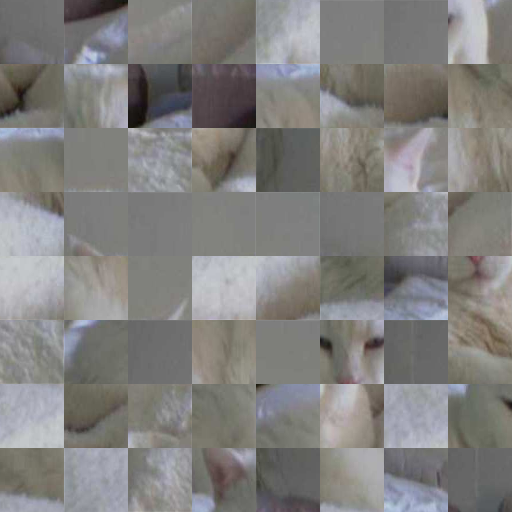
#> input picture codeforces/honorcup_2/1202.png, 512 x 512 px, found by its file name
$ python devtool.py 1202.png   (Python 2 division)
#> lines starting #> are read from the running program, lines starting #| are printed output that depends on the picture
#!/usr/bin/python

# imgtool.py: Danny Ruland
# Description: Inital image extraction tool; eventually to become a home for
# developmental functions that no longer fit inside the main program workflow

from PIL import Image
import os
import sys
import operator

isize = 512 #each image is 512x512 pixels - CONSTANT
box_size = 64 #32, 16 - SET BASED ON INPUT

def read_image(fname):
#> called with fname = '1202.png'
	try:
		fpath = os.getcwd() + "/tests/" + fname
		img = Image.open(fpath)
#> img is the input picture: PIL image 512x512 RGB; mean R, G, B 129.4, 128.2, 126.6
		return img
	except:
		return None


def split_image(img, fname):
	'''
	Splits an input image into individual fragments based on
	box_size and saves them as individual files in a directory
	'''
#> called with fname = '1202.png'
	try:
		dirname = os.getcwd() + '/tests/' + fname[:-4]
		os.mkdir(dirname)
	except:
		pass

	fpath = os.getcwd() + '/tests/' + fname[:-4] + '/'

	for i in range(isize/box_size):
		for j in range(isize/box_size):
			x0 = i * box_size
			x1 = x0 + box_size
			y0 = j * box_size
			y1 = y0 + box_size

			img_i = img.crop((x0, y0, x1, y1))
			img_name = fpath + str(i) + '-' + str(j) + '.png'
			img_i.save(img_name)
			img_i.close()
#> this loop made 8 passes
#> pass 1, in split_image, `img_i.save(img_name)`:
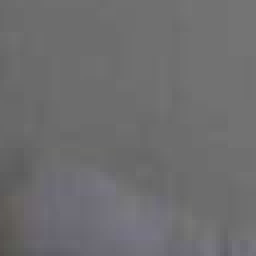
#> saved as 0-0.png: PIL image 64x64 RGB (shown 4 times larger); mean R, G, B 109.6, 109.3, 110.6
#> pass 1, in split_image, `img_i.save(img_name)`:
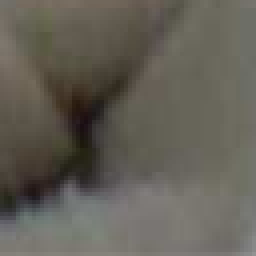
#> saved as 0-1.png: PIL image 64x64 RGB (shown 4 times larger); mean R, G, B 99.1, 95.4, 86.3
#> pass 1, in split_image, `img_i.save(img_name)`:
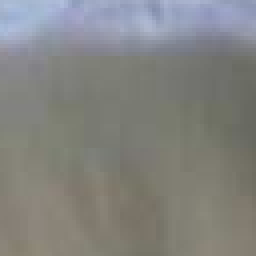
#> saved as 0-2.png: PIL image 64x64 RGB (shown 4 times larger); mean R, G, B 130.6, 131.1, 128.1
#> pass 1, in split_image, `img_i.save(img_name)`:
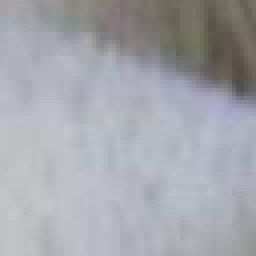
#> saved as 0-3.png: PIL image 64x64 RGB (shown 4 times larger); mean R, G, B 164.6, 166.6, 173.4


def image_splitter():
	fname = sys.argv[1]
	if len(fname) == 0:
		print "No filename given"
		sys.exit(0)

	img = read_image(fname)
	if img != None:
		img.show()
	else:
		print "Error opening file: %s" % fname
		sys.exit(0)

	split_image(img, fname)
	img.close()


# debug driver
if __name__=='__main__':
	image_splitter()

$ run again, on codeforces/honorcup_2/1204.png
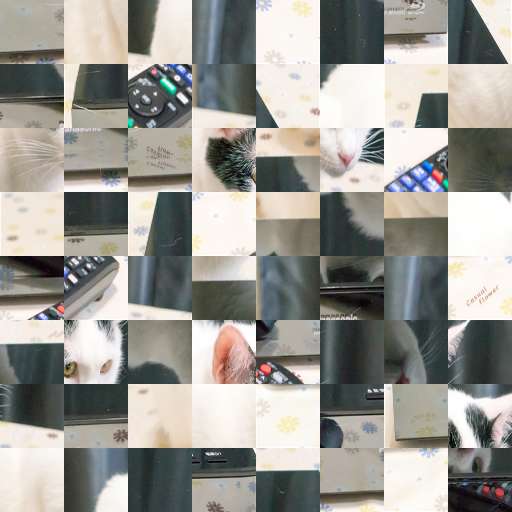
#> input picture codeforces/honorcup_2/1204.png, 512 x 512 px, found by its file name
#> in read_image, img is the input picture: PIL image 512x512 RGB; mean R, G, B 153.4, 152.2, 146.3
#> the loop in split_image, `for i in range(isize/box_size):` made 8 passes
#> pass 1, in split_image, `img_i.save(img_name)`:
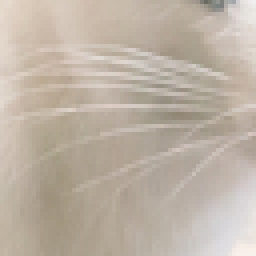
#> saved as 0-2.png: PIL image 64x64 RGB (shown 4 times larger); mean R, G, B 189.8, 178.3, 165.3
#> pass 1, in split_image, `img_i.save(img_name)`:
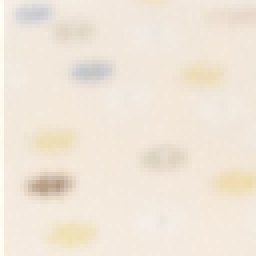
#> saved as 0-3.png: PIL image 64x64 RGB (shown 4 times larger); mean R, G, B 240.3, 229.9, 216.7

$ run again, on codeforces/honorcup_2/1205.png
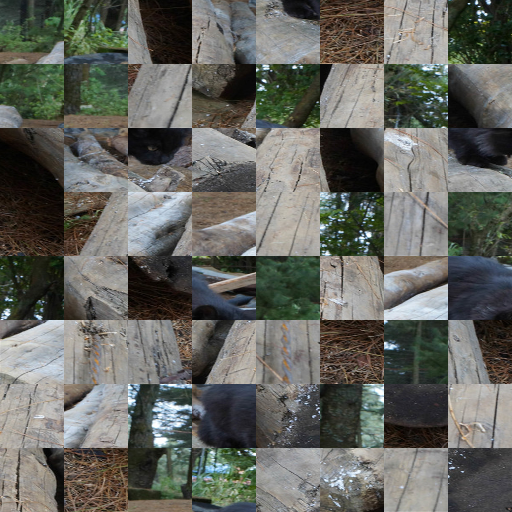
#> input picture codeforces/honorcup_2/1205.png, 512 x 512 px, found by its file name
#> in read_image, img is the input picture: PIL image 512x512 RGB; mean R, G, B 100.5, 101.7, 95.8
#> the loop in split_image, `for i in range(isize/box_size):` made 8 passes
#> pass 1, in split_image, `img_i.save(img_name)`:
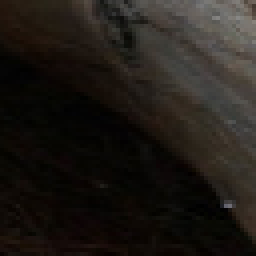
#> saved as 0-2.png: PIL image 64x64 RGB (shown 4 times larger); mean R, G, B 32.1, 27.8, 23.1
#> pass 1, in split_image, `img_i.save(img_name)`:
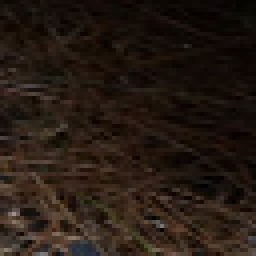
#> saved as 0-3.png: PIL image 64x64 RGB (shown 4 times larger); mean R, G, B 37.6, 26.6, 18.9

$ run again, on codeforces/honorcup_2/1206.png
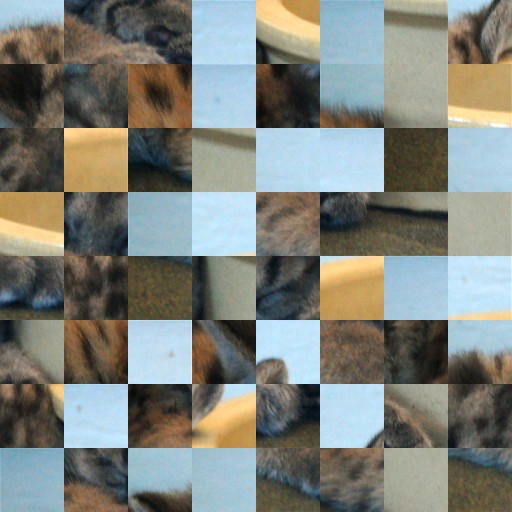
#> input picture codeforces/honorcup_2/1206.png, 512 x 512 px, found by its file name
#> in read_image, img is the input picture: PIL image 512x512 RGB; mean R, G, B 126.5, 130.1, 123.1
#> the loop in split_image, `for i in range(isize/box_size):` made 8 passes
#> pass 1, in split_image, `img_i.save(img_name)`:
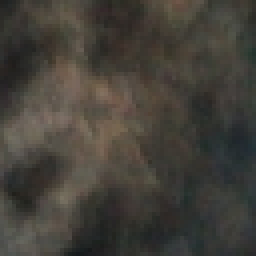
#> saved as 0-2.png: PIL image 64x64 RGB (shown 4 times larger); mean R, G, B 67.8, 64.3, 57.5
#> pass 1, in split_image, `img_i.save(img_name)`:
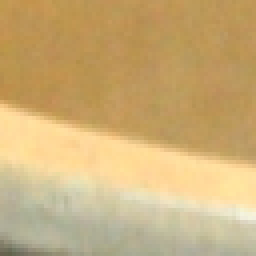
#> saved as 0-3.png: PIL image 64x64 RGB (shown 4 times larger); mean R, G, B 203.2, 174.3, 120.4
